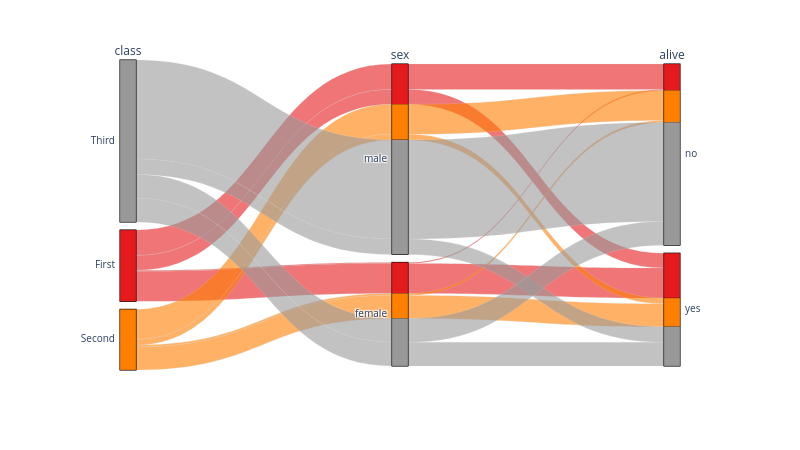

The cell this chart's notebook holds for it:
### Code cell
fig = px.parallel_categories(
    titanic,
    dimensions=['class','sex','alive'], 
    color=titanic['class'].cat.codes,
    color_continuous_scale=plotly_cmap,
    width=800, height=450,
)
fig.update_traces(line_shape='hspline')
fig.update_layout(coloraxis_showscale=False)
fig.show()

### Figure 1 — Plotly figure (JSON) as saved in the notebook; plotly's stock layout.template omitted (floating-point values rounded to 4 significant figures; data arrays with more than 128 entries replaced by an {"elided": "..."} marker saying what was removed)
{"data": [{"dimensions": [{"label": "class", "values": {"elided": "891 str values"}}, {"label": "sex", "values": {"elided": "891 str values"}}, {"label": "alive", "values": {"elided": "891 str values"}}], "domain": {"x": [0, 1], "y": [0, 1]}, "line": {"color": {"elided": "891 int values"}, "coloraxis": "coloraxis", "shape": "hspline"}, "name": "", "type": "parcats"}], "layout": {"coloraxis": {"autocolorscale": false, "colorbar": {"title": {"text": "color"}}, "colorscale": [[0, "rgb(228,26,28)"], [0.125, "rgb(55,126,184)"], [0.25, "rgb(77,175,74)"], [0.375, "rgb(152,78,163)"], [0.5, "rgb(255,127,0)"], [0.625, "rgb(255,255,51)"], [0.75, "rgb(166,86,40)"], [0.875, "rgb(247,129,191)"], [1, "rgb(153,153,153)"]], "showscale": false}, "height": 450, "legend": {"tracegroupgap": 0}, "margin": {"t": 60}, "width": 800}}
